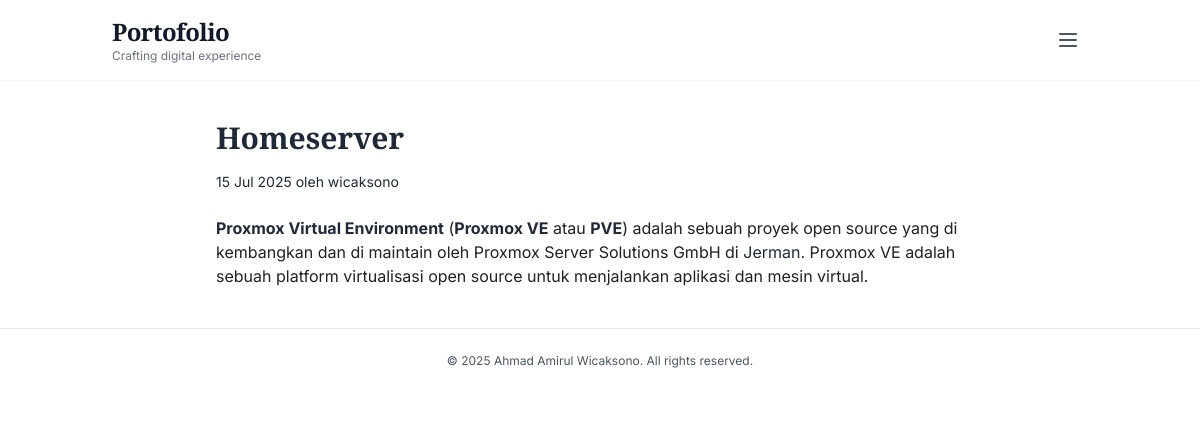
Screenshot of /blog/homeserver/ with the database file from the repository.
### blog/models.py (models this page shows, shortened)
class Post(models.Model):
    title = models.CharField(max_length=200)
    slug = models.SlugField(unique=True, blank=True)
    content = CKEditor5Field('Konten', config_name='default')
    author = models.ForeignKey(User, on_delete=models.CASCADE)
    excerpt = models.TextField(blank=True)  # 🔥 Tambahkan ini
    created_at = models.DateTimeField(auto_now_add=True)

### blog/views.py (the view)
# urls.py: path('<slug:slug>/', views.blog_detail, name='blog_detail'),
def blog_detail(request, slug):
    post = get_object_or_404(Post, slug=slug)
    return render(request, 'blog/blog_detail.html', {'post': post})

### blog/templates/blog/blog_detail.html
{% extends 'base.html' %}
{% block content %}
  <section class="max-w-3xl mx-auto py-10">
    <h1 class="text-3xl font-bold mb-4">{{ post.title }}</h1>
    <p class="text-sm text-neutral-500 mb-2">
      {{ post.created_at|date:"d M Y" }} oleh {{ post.author.get_full_name|default:post.author.username }}
    </p>
    <div class="mt-6 prose">
      {{ post.content| safe }}
    </div>
  </section>
{% endblock %}

### templates/base.html (style rules this page uses)
body { font-family: 'Inter', sans-serif; }
h1, h2, .font-serif-heading { font-family: 'Playfair Display', serif; }

### rows the page displays
Post: title "Homeserver", created_at "15 Jul 2025", author.get_full_name "wicaksono", content "Proxmox Virtual Environment ( Proxmox VE atau PVE ) adalah sebuah proyek open source yang di kembangkan dan di maintain oleh Proxmox Server Solutions GmbH di Jerman . Proxmox VE adalah sebuah platform virtualisasi open source untuk menjalankan aplikasi dan mesin virtual."
